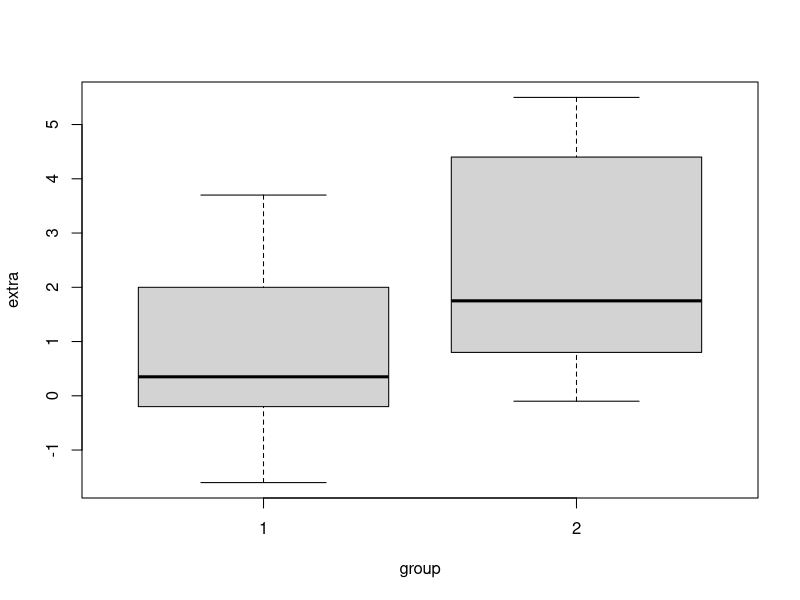
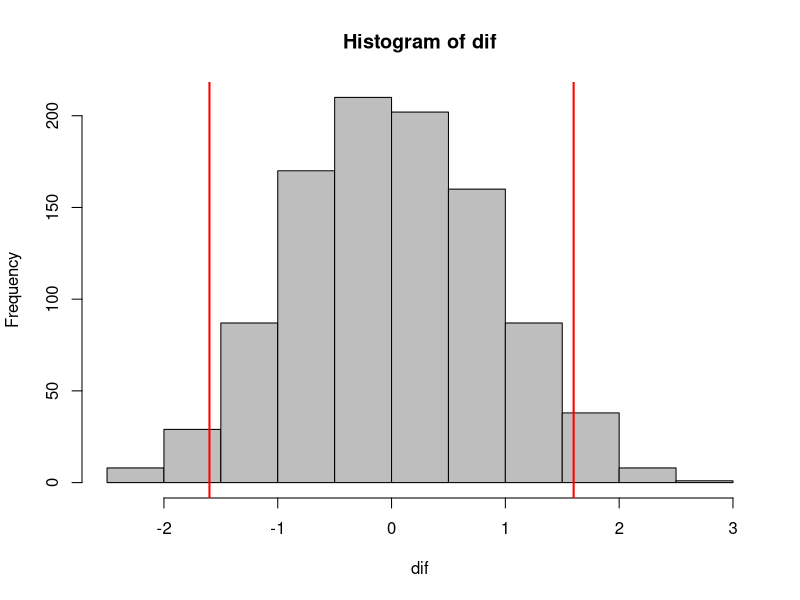

Write the R code that produced these figures, in order.

# Permutation test - two independent samples
# Notes by Valentin Stefan
# last update: 2021-10-14
# Data
# 
# This is an example about using a permutation test as replacement for a
# t-test. We assume two distributions (samples) that are independent and not
# paired. I used here the sleep data which is used in the examples that come
# with t.test() function. For metadata, see help(sleep).
# 
# It seems that the sleep data are actually paired, that is, each of the 10
# patients was “measured” two times. But we can imagine there were 20
# patients in total, 10 in control (group 1) in 10 in the “treatment” group
# (group 2).

head(sleep)

##   extra group ID
## 1   0.7     1  1
## 2  -1.6     1  2
## 3  -0.2     1  3
## 4  -1.2     1  4
## 5  -0.1     1  5
## 6   3.4     1  6

boxplot(extra ~ group, data = sleep)

# Run a permutation test
# 
# The usual t-test would go like this:

t.test(extra ~ group, data = sleep)

## 
##  Welch Two Sample t-test
## 
## data:  extra by group
## t = -1.8608, df = 17.776, p-value = 0.07939
## alternative hypothesis: true difference in means between group 1 and group 2 is not equal to 0
## 95 percent confidence interval:
##  -3.3654832  0.2054832
## sample estimates:
## mean in group 1 mean in group 2 
##            0.75            2.33

#The results indicate that the difference between the means of the two groups
# is statistically different from 0 (p = 0.079). Mean of group one is 0.75 and
# the mean of group 2 is 2.33. Their difference is 1.58.
# 
# Now we can look at the same question trough the perspective of a permutation
# test.
# 
# We will run n=1000 permutations to get an idea about the distribution of the
# differences of the means between the two groups and also the distribution of
# the t-values. Of course, you can try 10 000 or more, but 1 000 seems a
# generally accepted value.
# 
# By permuting the groups we sample under the null hypothesis. That is, we
# assume that data can come from either group as there should not be any
# difference between the two groups. So, we can too permute (shuffle) the group
# labels for each observation.
# 
# First, we define a vector (allocate memory for a vector) in which we will
# store the differences between the means of the “permuted” groups.
#
dif <- vector(length = 1000)

set.seed(2021-10-14) # for reproducibility when we use the function sample() below
dat <- sleep

for (i in 1:length(dif)){
  dat$group <- sample(dat$group) # shuffle the group labels
  # Compute the means for each group and then take the difference and store it
  dif[i] <- diff(tapply(X = dat$extra, 
                        INDEX = dat$group, 
                        FUN = mean))
}

# Looking at the distribution of the differences of the means between the two
# groups under the Null distribution:

# The observed difference of the original, not-permuted means
obs_dif <- diff(tapply(X = dat$extra, 
                       INDEX = dat$group, 
                       FUN = mean))
hist(dif, col = "grey")
# Add the observed difference at both tails
abline(v = -abs(obs_dif), col = "red", lwd = 2)
abline(v = abs(obs_dif), col = "red", lwd = 2)

# The approximate p-value that comes with the permutation test. Here, we need
# the two-tailed p-value, so we look at the both tails of the “dif”
# distribution.

mean(abs(dif) >= abs(obs_dif))

## [1] 0.061

# Same as above, but more verbose
sum(dif >= abs(obs_dif))/1000 + sum(dif <= -abs(obs_dif))/1000

## [1] 0.061

# The results of the permutation test are similar with the ones of the t-test
# mentioned above.
